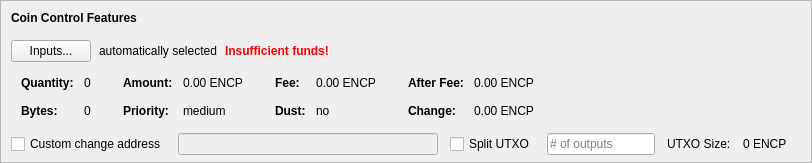
    <widget class="QFrame" name="frameCoinControl">
     <property name="sizePolicy">
      <sizepolicy hsizetype="Expanding" vsizetype="Expanding">
       <horstretch>0</horstretch>
       <verstretch>0</verstretch>
      </sizepolicy>
     </property>
     <property name="maximumSize">
      <size>
       <width>16777215</width>
       <height>16777215</height>
      </size>
     </property>
     <property name="frameShape">
      <enum>QFrame::StyledPanel</enum>
     </property>
     <property name="frameShadow">
      <enum>QFrame::Sunken</enum>
     </property>
     <layout class="QVBoxLayout" name="verticalLayoutCoinControl2">
      <property name="spacing">
       <number>0</number>
      </property>
      <property name="leftMargin">
       <number>0</number>
      </property>
      <property name="topMargin">
       <number>0</number>
      </property>
      <property name="rightMargin">
       <number>0</number>
      </property>
      <property name="bottomMargin">
       <number>6</number>
      </property>
      <item>
       <layout class="QVBoxLayout" name="verticalLayoutCoinControl" stretch="0,0,0,0,1">
        <property name="spacing">
         <number>0</number>
        </property>
        <property name="leftMargin">
         <number>10</number>
        </property>
        <property name="topMargin">
         <number>10</number>
        </property>
        <item>
         <layout class="QHBoxLayout" name="horizontalLayoutCoinControl1">
          <property name="bottomMargin">
           <number>15</number>
          </property>
          <item>
           <widget class="QLabel" name="labelCoinControlFeatures">
            <property name="sizePolicy">
             <sizepolicy hsizetype="Preferred" vsizetype="Maximum">
              <horstretch>0</horstretch>
              <verstretch>0</verstretch>
             </sizepolicy>
            </property>
            <property name="font">
             <font>
              <weight>75</weight>
              <bold>true</bold>
             </font>
            </property>
            <property name="styleSheet">
             <string notr="true">font-weight:bold;</string>
            </property>
            <property name="text">
             <string>Coin Control Features</string>
            </property>
           </widget>
          </item>
         </layout>
        </item>
        <item>
         <layout class="QHBoxLayout" name="horizontalLayoutCoinControl2" stretch="0,0,0,0">
          <property name="spacing">
           <number>8</number>
          </property>
          <property name="bottomMargin">
           <number>10</number>
          </property>
          <item>
           <widget class="QPushButton" name="pushButtonCoinControl">
            <property name="styleSheet">
             <string notr="true"/>
            </property>
            <property name="text">
             <string>Inputs...</string>
            </property>
            <property name="autoDefault">
             <bool>false</bool>
            </property>
           </widget>
          </item>
          <item>
           <widget class="QLabel" name="labelCoinControlAutomaticallySelected">
            <property name="text">
             <string>automatically selected</string>
            </property>
            <property name="margin">
             <number>5</number>
            </property>
           </widget>
          </item>
          <item>
           <widget class="QLabel" name="labelCoinControlInsuffFunds">
            <property name="font">
             <font>
              <weight>75</weight>
              <bold>true</bold>
             </font>
            </property>
            <property name="styleSheet">
             <string notr="true">color:red;font-weight:bold;</string>
            </property>
            <property name="text">
             <string>Insufficient funds!</string>
            </property>
            <property name="margin">
             <number>5</number>
            </property>
           </widget>
          </item>
          <item>
           <spacer name="horizontalSpacerCoinControl">
            <property name="orientation">
             <enum>Qt::Horizontal</enum>
            </property>
            <property name="sizeHint" stdset="0">
             <size>
              <width>40</width>
              <height>1</height>
             </size>
            </property>
           </spacer>
          </item>
         </layout>
        </item>
        <item>
         <widget class="QWidget" name="widgetCoinControl" native="true">
          <property name="sizePolicy">
           <sizepolicy hsizetype="Preferred" vsizetype="Preferred">
            <horstretch>0</horstretch>
            <verstretch>0</verstretch>
           </sizepolicy>
          </property>
          <property name="minimumSize">
           <size>
            <width>0</width>
            <height>0</height>
           </size>
          </property>
          <property name="styleSheet">
           <string notr="true"/>
          </property>
          <layout class="QHBoxLayout" name="horizontalLayoutCoinControl5">
           <property name="leftMargin">
            <number>0</number>
           </property>
           <property name="topMargin">
            <number>0</number>
           </property>
           <property name="rightMargin">
            <number>0</number>
           </property>
           <property name="bottomMargin">
            <number>0</number>
           </property>
           <item>
            <layout class="QHBoxLayout" name="horizontalLayoutCoinControl3" stretch="0,0,0,1">
             <property name="spacing">
              <number>20</number>
             </property>
             <property name="topMargin">
              <number>0</number>
             </property>
             <property name="bottomMargin">
              <number>10</number>
             </property>
             <item>
              <layout class="QFormLayout" name="formLayoutCoinControl1">
               <property name="horizontalSpacing">
                <number>10</number>
               </property>
               <property name="verticalSpacing">
                <number>14</number>
               </property>
               <property name="leftMargin">
                <number>10</number>
               </property>
               <property name="topMargin">
                <number>4</number>
               </property>
               <property name="rightMargin">
                <number>6</number>
               </property>
               <item row="0" column="0">
                <widget class="QLabel" name="labelCoinControlQuantityText">
                 <property name="font">
                  <font>
                   <weight>75</weight>
                   <bold>true</bold>
                  </font>
                 </property>
                 <property name="text">
                  <string>Quantity:</string>
                 </property>
                 <property name="margin">
                  <number>0</number>
                 </property>
                </widget>
               </item>
               <item row="0" column="1">
                <widget class="QLabel" name="labelCoinControlQuantity">
                 <property name="cursor">
                  <cursorShape>IBeamCursor</cursorShape>
                 </property>
                 <property name="contextMenuPolicy">
                  <enum>Qt::ActionsContextMenu</enum>
                 </property>
                 <property name="text">
                  <string notr="true">0</string>
                 </property>
                 <property name="margin">
                  <number>0</number>
                 </property>
                 <property name="textInteractionFlags">
                  <set>Qt::LinksAccessibleByMouse|Qt::TextSelectableByKeyboard|Qt::TextSelectableByMouse</set>
                 </property>
                </widget>
               </item>
               <item row="1" column="0">
                <widget class="QLabel" name="labelCoinControlBytesText">
                 <property name="font">
                  <font>
                   <weight>75</weight>
                   <bold>true</bold>
                  </font>
                 </property>
                 <property name="text">
                  <string>Bytes:</string>
                 </property>
                </widget>
               </item>
               <item row="1" column="1">
                <widget class="QLabel" name="labelCoinControlBytes">
                 <property name="cursor">
                  <cursorShape>IBeamCursor</cursorShape>
                 </property>
                 <property name="contextMenuPolicy">
                  <enum>Qt::ActionsContextMenu</enum>
                 </property>
                 <property name="text">
                  <string notr="true">0</string>
                 </property>
                 <property name="textInteractionFlags">
                  <set>Qt::LinksAccessibleByMouse|Qt::TextSelectableByKeyboard|Qt::TextSelectableByMouse</set>
                 </property>
                </widget>
               </item>
              </layout>
             </item>
             <item>
              <layout class="QFormLayout" name="formLayoutCoinControl2">
               <property name="horizontalSpacing">
                <number>10</number>
               </property>
               <property name="verticalSpacing">
                <number>14</number>
               </property>
               <property name="leftMargin">
                <number>6</number>
               </property>
               <property name="topMargin">
                <number>4</number>
               </property>
               <property name="rightMargin">
                <number>6</number>
               </property>
               <item row="0" column="0">
                <widget class="QLabel" name="labelCoinControlAmountText">
                 <property name="font">
                  <font>
                   <weight>75</weight>
                   <bold>true</bold>
                  </font>
                 </property>
                 <property name="text">
                  <string>Amount:</string>
                 </property>
                 <property name="margin">
                  <number>0</number>
                 </property>
                </widget>
               </item>
               <item row="0" column="1">
                <widget class="QLabel" name="labelCoinControlAmount">
                 <property name="cursor">
                  <cursorShape>IBeamCursor</cursorShape>
                 </property>
                 <property name="contextMenuPolicy">
                  <enum>Qt::ActionsContextMenu</enum>
                 </property>
                 <property name="text">
                  <string notr="true">0.00 ENCP</string>
                 </property>
                 <property name="textInteractionFlags">
                  <set>Qt::LinksAccessibleByMouse|Qt::TextSelectableByKeyboard|Qt::TextSelectableByMouse</set>
                 </property>
                </widget>
               </item>
               <item row="1" column="0">
                <widget class="QLabel" name="labelCoinControlPriorityText">
                 <property name="font">
                  <font>
                   <weight>75</weight>
                   <bold>true</bold>
                  </font>
                 </property>
                 <property name="text">
                  <string>Priority:</string>
                 </property>
                </widget>
               </item>
               <item row="1" column="1">
                <widget class="QLabel" name="labelCoinControlPriority">
                 <property name="cursor">
                  <cursorShape>IBeamCursor</cursorShape>
                 </property>
                 <property name="contextMenuPolicy">
                  <enum>Qt::ActionsContextMenu</enum>
                 </property>
                 <property name="text">
                  <string>medium</string>
                 </property>
                 <property name="textInteractionFlags">
                  <set>Qt::LinksAccessibleByMouse|Qt::TextSelectableByKeyboard|Qt::TextSelectableByMouse</set>
                 </property>
                </widget>
               </item>
              </layout>
             </item>
             <item>
              <layout class="QFormLayout" name="formLayoutCoinControl3">
               <property name="horizontalSpacing">
                <number>10</number>
               </property>
               <property name="verticalSpacing">
                <number>14</number>
               </property>
               <property name="leftMargin">
                <number>6</number>
               </property>
               <property name="topMargin">
                <number>4</number>
               </property>
               <property name="rightMargin">
                <number>6</number>
               </property>
               <item row="0" column="0">
                <widget class="QLabel" name="labelCoinControlFeeText">
                 <property name="font">
                  <font>
                   <weight>75</weight>
                   <bold>true</bold>
                  </font>
                 </property>
                 <property name="text">
                  <string>Fee:</string>
                 </property>
                 <property name="margin">
                  <number>0</number>
                 </property>
                </widget>
               </item>
               <item row="0" column="1">
                <widget class="QLabel" name="labelCoinControlFee">
                 <property name="cursor">
                  <cursorShape>IBeamCursor</cursorShape>
                 </property>
                 <property name="contextMenuPolicy">
                  <enum>Qt::ActionsContextMenu</enum>
                 </property>
                 <property name="text">
                  <string notr="true">0.00 ENCP</string>
                 </property>
                 <property name="textInteractionFlags">
                  <set>Qt::LinksAccessibleByMouse|Qt::TextSelectableByKeyboard|Qt::TextSelectableByMouse</set>
                 </property>
                </widget>
               </item>
               <item row="1" column="0">
                <widget class="QLabel" name="labelCoinControlLowOutputText">
                 <property name="font">
                  <font>
                   <weight>75</weight>
                   <bold>true</bold>
                  </font>
                 </property>
                 <property name="text">
                  <string>Dust:</string>
                 </property>
                </widget>
               </item>
               <item row="1" column="1">
                <widget class="QLabel" name="labelCoinControlLowOutput">
                 <property name="cursor">
                  <cursorShape>IBeamCursor</cursorShape>
                 </property>
                 <property name="contextMenuPolicy">
                  <enum>Qt::ActionsContextMenu</enum>
                 </property>
                 <property name="text">
                  <string>no</string>
                 </property>
                 <property name="textInteractionFlags">
                  <set>Qt::LinksAccessibleByMouse|Qt::TextSelectableByKeyboard|Qt::TextSelectableByMouse</set>
                 </property>
                </widget>
               </item>
              </layout>
             </item>
             <item>
              <layout class="QFormLayout" name="formLayoutCoinControl4">
               <property name="horizontalSpacing">
                <number>10</number>
               </property>
               <property name="verticalSpacing">
                <number>14</number>
               </property>
               <property name="leftMargin">
                <number>6</number>
               </property>
               <property name="topMargin">
                <number>4</number>
               </property>
               <property name="rightMargin">
                <number>6</number>
               </property>
               <item row="0" column="0">
                <widget class="QLabel" name="labelCoinControlAfterFeeText">
                 <property name="font">
                  <font>
                   <weight>75</weight>
                   <bold>true</bold>
                  </font>
                 </property>
                 <property name="text">
                  <string>After Fee:</string>
                 </property>
                 <property name="margin">
                  <number>0</number>
                 </property>
                </widget>
               </item>
               <item row="0" column="1">
                <widget class="QLabel" name="labelCoinControlAfterFee">
                 <property name="cursor">
                  <cursorShape>IBeamCursor</cursorShape>
                 </property>
                 <property name="contextMenuPolicy">
                  <enum>Qt::ActionsContextMenu</enum>
                 </property>
                 <property name="text">
                  <string notr="true">0.00 ENCP</string>
                 </property>
                 <property name="textInteractionFlags">
                  <set>Qt::LinksAccessibleByMouse|Qt::TextSelectableByKeyboard|Qt::TextSelectableByMouse</set>
                 </property>
                </widget>
               </item>
               <item row="1" column="0">
                <widget class="QLabel" name="labelCoinControlChangeText">
                 <property name="font">
                  <font>
                   <weight>75</weight>
                   <bold>true</bold>
                  </font>
                 </property>
                 <property name="text">
                  <string>Change:</string>
                 </property>
                </widget>
               </item>
               <item row="1" column="1">
                <widget class="QLabel" name="labelCoinControlChange">
                 <property name="cursor">
                  <cursorShape>IBeamCursor</cursorShape>
                 </property>
                 <property name="contextMenuPolicy">
                  <enum>Qt::ActionsContextMenu</enum>
                 </property>
                 <property name="text">
                  <string notr="true">0.00 ENCP</string>
                 </property>
                 <property name="textInteractionFlags">
                  <set>Qt::LinksAccessibleByMouse|Qt::TextSelectableByKeyboard|Qt::TextSelectableByMouse</set>
                 </property>
                </widget>
               </item>
              </layout>
             </item>
            </layout>
           </item>
          </layout>
         </widget>
        </item>
        <item>
         <layout class="QHBoxLayout" name="horizontalLayoutCoinControl4" stretch="0,0,0,0,0,0,0">
          <property name="spacing">
           <number>12</number>
          </property>
          <property name="sizeConstraint">
           <enum>QLayout::SetDefaultConstraint</enum>
          </property>
          <property name="topMargin">
           <number>5</number>
          </property>
          <property name="rightMargin">
           <number>5</number>
          </property>
          <item>
           <widget class="QCheckBox" name="checkBoxCoinControlChange">
            <property name="toolTip">
             <string>If this is activated, but the change address is empty or invalid, change will be sent to a newly generated address.</string>
            </property>
            <property name="text">
             <string>Custom change address</string>
            </property>
           </widget>
          </item>
          <item>
           <widget class="QValidatedLineEdit" name="lineEditCoinControlChange">
            <property name="enabled">
             <bool>false</bool>
            </property>
            <property name="sizePolicy">
             <sizepolicy hsizetype="Expanding" vsizetype="Fixed">
              <horstretch>0</horstretch>
              <verstretch>0</verstretch>
             </sizepolicy>
            </property>
           </widget>
          </item>
          <item>
           <widget class="QCheckBox" name="splitBlockCheckBox">
            <property name="text">
             <string>Split UTXO</string>
            </property>
           </widget>
          </item>
          <item>
           <widget class="QLineEdit" name="splitBlockLineEdit">
            <property name="sizePolicy">
             <sizepolicy hsizetype="Fixed" vsizetype="Fixed">
              <horstretch>50</horstretch>
              <verstretch>0</verstretch>
             </sizepolicy>
            </property>
            <property name="placeholderText">
             <string># of outputs</string>
            </property>
           </widget>
          </item>
          <item>
           <widget class="QLabel" name="labelBlockSizeText">
            <property name="text">
             <string>UTXO Size:</string>
            </property>
           </widget>
          </item>
          <item>
           <widget class="QLabel" name="labelBlockSize">
            <property name="text">
             <string>0 ENCP</string>
            </property>
           </widget>
          </item>
          <item>
           <widget class="QLabel" name="labelCoinControlChangeLabel">
            <property name="sizePolicy">
             <sizepolicy hsizetype="Preferred" vsizetype="Expanding">
              <horstretch>0</horstretch>
              <verstretch>0</verstretch>
             </sizepolicy>
            </property>
            <property name="minimumSize">
             <size>
              <width>0</width>
              <height>0</height>
             </size>
            </property>
            <property name="text">
             <string/>
            </property>
            <property name="margin">
             <number>3</number>
            </property>
           </widget>
          </item>
         </layout>
        </item>
        <item>
         <spacer name="verticalSpacerCoinControl">
          <property name="orientation">
           <enum>Qt::Vertical</enum>
          </property>
          <property name="sizeHint" stdset="0">
           <size>
            <width>800</width>
            <height>1</height>
           </size>
          </property>
         </spacer>
        </item>
       </layout>
      </item>
     </layout>
    </widget>
